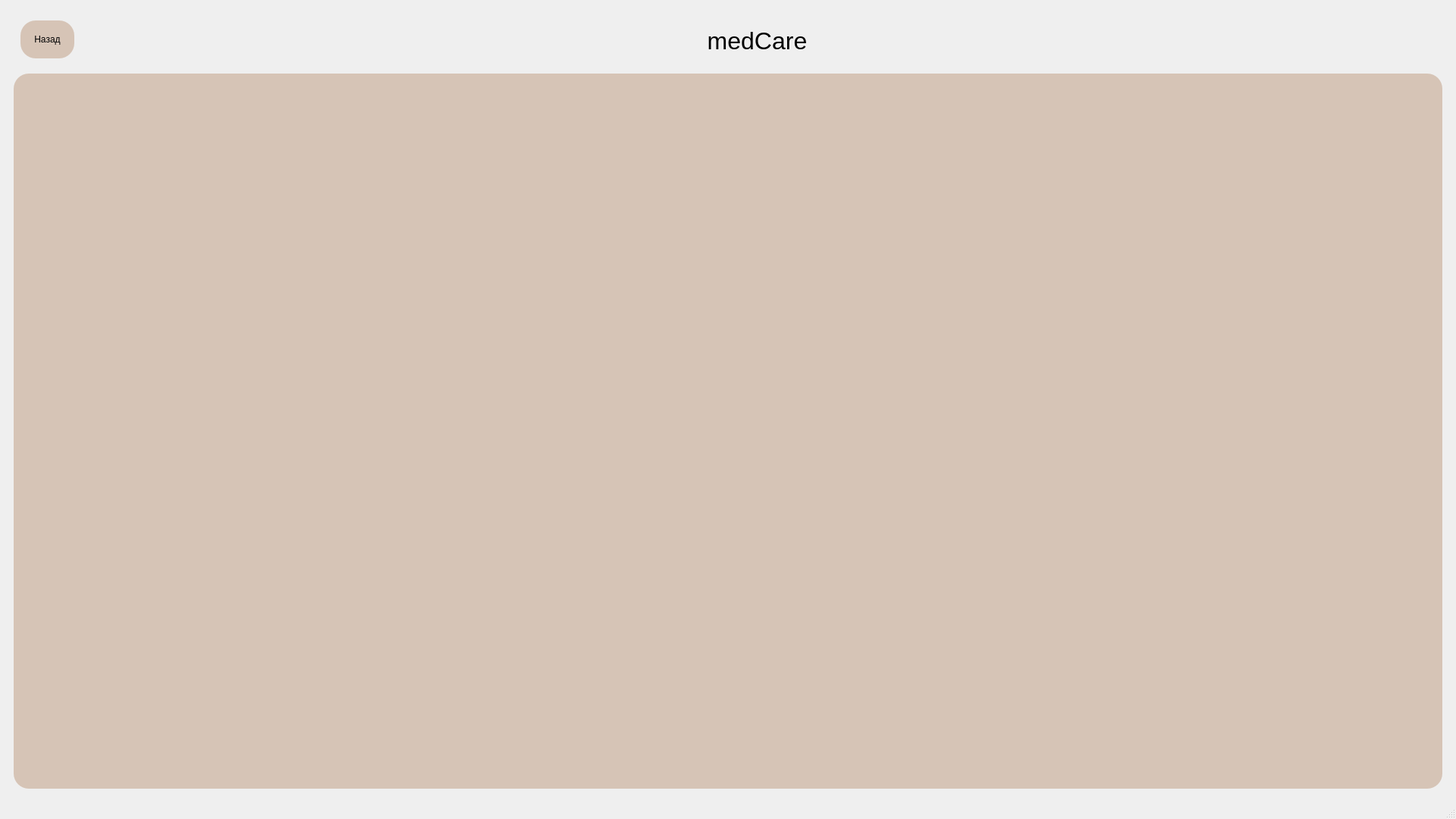
<?xml version="1.0" encoding="UTF-8"?>
<ui version="4.0">
 <class>MainWindow</class>
 <widget class="QMainWindow" name="MainWindow">
  <property name="geometry">
   <rect>
    <x>0</x>
    <y>0</y>
    <width>1920</width>
    <height>1080</height>
   </rect>
  </property>
  <property name="windowTitle">
   <string>MainWindow</string>
  </property>
  <property name="styleSheet">
   <string notr="true">#centralwidget{
background-image: url(:/images/images/fon.jpg);
}</string>
  </property>
  <widget class="QWidget" name="centralwidget">
   <layout class="QHBoxLayout" name="horizontalLayout">
    <item>
     <widget class="QWidget" name="widget" native="true">
      <layout class="QVBoxLayout" name="verticalLayout">
       <item alignment="Qt::AlignTop">
        <widget class="QWidget" name="widget_2" native="true">
         <property name="sizePolicy">
          <sizepolicy hsizetype="Preferred" vsizetype="Expanding">
           <horstretch>0</horstretch>
           <verstretch>0</verstretch>
          </sizepolicy>
         </property>
         <layout class="QHBoxLayout" name="horizontalLayout_2">
          <item alignment="Qt::AlignLeft|Qt::AlignTop">
           <widget class="QWidget" name="widget_4" native="true">
            <property name="styleSheet">
             <string notr="true">background-color:rgb(214,196,182);
border-radius:20px;</string>
            </property>
            <layout class="QHBoxLayout" name="horizontalLayout_4">
             <item alignment="Qt::AlignTop">
              <widget class="QWidget" name="widget_6" native="true">
               <property name="styleSheet">
                <string notr="true">background-color:rgb(214,196,182);
border-radius:20px;</string>
               </property>
               <layout class="QHBoxLayout" name="horizontalLayout_5">
                <item>
                 <widget class="QPushButton" name="back">
                  <property name="styleSheet">
                   <string notr="true">background-color:rgb(214,196,182);
border-radius:20px;</string>
                  </property>
                  <property name="text">
                   <string>Назад</string>
                  </property>
                 </widget>
                </item>
               </layout>
              </widget>
             </item>
            </layout>
           </widget>
          </item>
          <item alignment="Qt::AlignTop">
           <widget class="QWidget" name="widget_5" native="true">
            <property name="sizePolicy">
             <sizepolicy hsizetype="Expanding" vsizetype="Preferred">
              <horstretch>0</horstretch>
              <verstretch>0</verstretch>
             </sizepolicy>
            </property>
            <layout class="QVBoxLayout" name="verticalLayout_2">
             <item alignment="Qt::AlignTop">
              <widget class="QLabel" name="label">
               <property name="styleSheet">
                <string notr="true"/>
               </property>
               <property name="text">
                <string>&lt;html&gt;&lt;head/&gt;&lt;body&gt;&lt;p align=&quot;center&quot;&gt;&lt;span style=&quot; font-size:24pt;&quot;&gt;medCare&lt;/span&gt;&lt;/p&gt;&lt;/body&gt;&lt;/html&gt;</string>
               </property>
              </widget>
             </item>
            </layout>
           </widget>
          </item>
         </layout>
        </widget>
       </item>
       <item>
        <widget class="QWidget" name="widget_3" native="true">
         <property name="styleSheet">
          <string notr="true">background-color:rgb(214,196,182);
border-radius:20px;</string>
         </property>
         <layout class="QHBoxLayout" name="horizontalLayout_3">
          <item>
           <widget class="QScrollArea" name="scrollapteki">
            <property name="styleSheet">
             <string notr="true">background-color:rgb(214,196,182);</string>
            </property>
            <property name="widgetResizable">
             <bool>true</bool>
            </property>
            <widget class="QWidget" name="scrollAreaWidgetContents">
             <property name="geometry">
              <rect>
               <x>0</x>
               <y>0</y>
               <width>1854</width>
               <height>864</height>
              </rect>
             </property>
            </widget>
           </widget>
          </item>
         </layout>
        </widget>
       </item>
      </layout>
     </widget>
    </item>
   </layout>
  </widget>
  <widget class="QMenuBar" name="menubar">
   <property name="geometry">
    <rect>
     <x>0</x>
     <y>0</y>
     <width>1920</width>
     <height>26</height>
    </rect>
   </property>
  </widget>
  <widget class="QStatusBar" name="statusbar"/>
 </widget>
 <resources>
  <include location="qtimages/photo.qrc"/>
 </resources>
 <connections/>
</ui>
